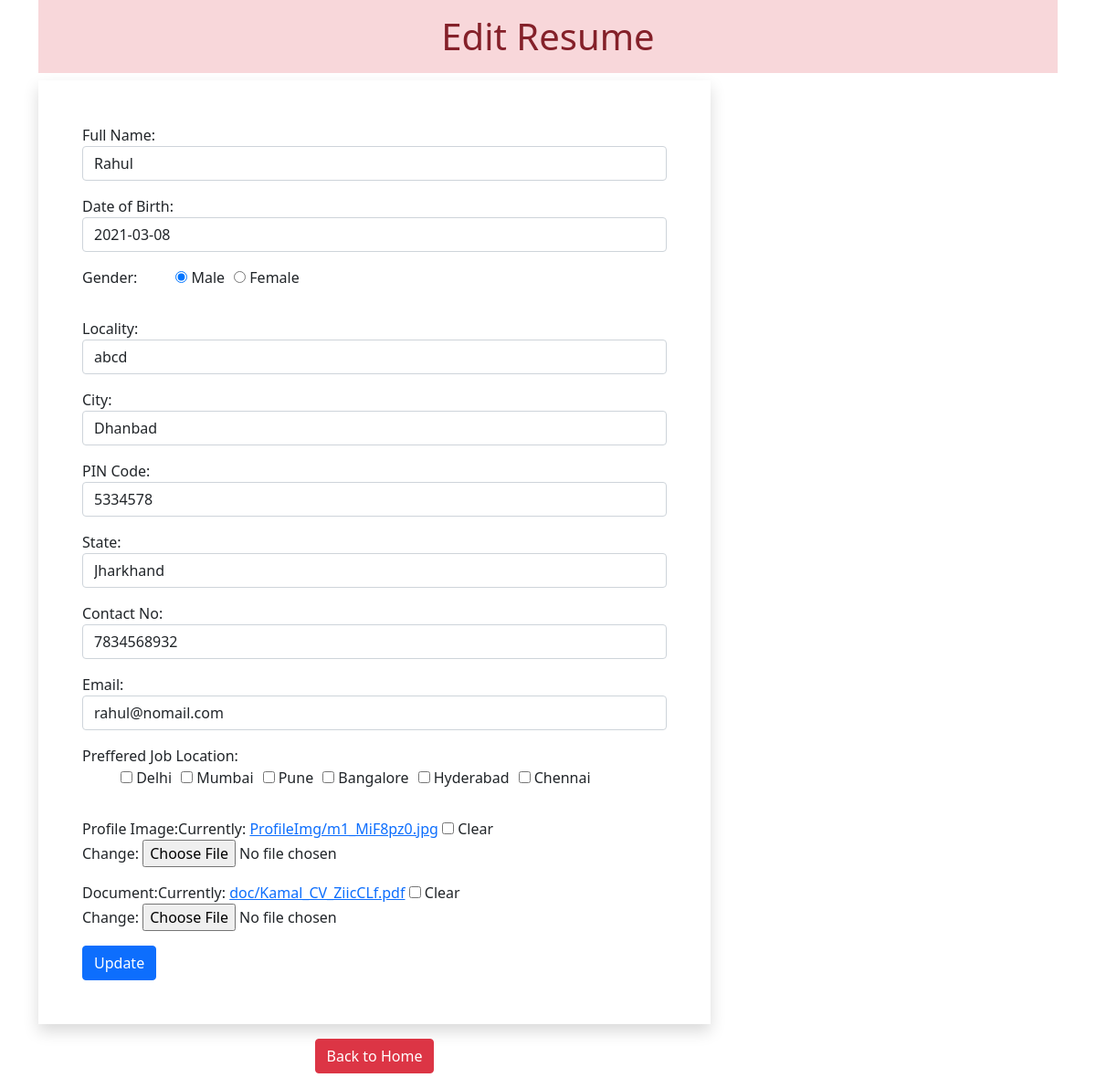
The page /accounts/edit/17 on the database its author committed.
### myapp/models.py (models this page shows)
class Resume(models.Model):
    name = models.CharField(max_length=70)
    dob = models.DateField(auto_now=False, auto_now_add=False)
    gender = models.CharField(max_length=20)
    locality = models.CharField(max_length=100)
    city = models.CharField(max_length=50)
    pin = models.PositiveIntegerField()
    state = models.CharField(choices=STATE_CHOICES, max_length=50)
    mobile = models.PositiveIntegerField()
    email = models.EmailField()
    job_city = models.CharField(max_length=100, null=True)
    prfile_image = models.ImageField(upload_to='ProfileImg', blank=True)
    my_file = models.FileField(upload_to='doc', blank=True)

### myapp/views.py (the view, shortened to what this page needs)
# urls.py: path('edit/<int:pk>', views.CandidateUpdate.as_view(), name='editcandidate'),
class CandidateUpdate(View):
    def get(self, request, pk):
        id = pk
        candidate = Resume.objects.get(id=id)
        form = ResumeForm(instance=candidate)
        return render(request,'myapp/candidate_update.html',{'form':form})

### myapp/templates/myapp/candidate_update.html (shortened to what this page needs)
<!doctype html>
{% load static %}
<html lang="en">
<head>
  <link href="https://cdn.jsdelivr.net/npm/bootstrap@5.0.0-beta2/dist/css/bootstrap.min.css" rel="stylesheet">
  <link rel="stylesheet" href="//code.jquery.com/ui/1.12.1/themes/base/jquery-ui.css">
  <link rel = "stylesheet" href = " {% static 'myapp/css/style.css' %}" >
</head>
<body>
    <div class="container" mb-5>
        <h1 class="alert-danger text-center p-3">Edit Resume</h1>
        <div class="row">
            <div class="col-sm-8">
                <form method="POST" action="" enctype="multipart/form-data" class="shadow p-5" novalidate>
                    {% for fm in form %}
                        <div class="form-group mb-3">
                            {{fm.label_tag}}{{fm}}
                        </div>
                    {% endfor %}
                    <input type="submit" value ="Update" class = "btn btn-primary">
                </form>
                <div class="text-center p-3">
                    <a href ="{% url 'dashboard' %}" class="btn btn-danger">Back to Home</a>
        </div>
    </div>
</body>
</html>

### myapp/static/myapp/css/style.css (style rules this page uses)
#id_gender, #id_job_city { list-style-type: none; display: inline-flex; }
#id_gender > li { padding-left: 10px; }
#id_job_city > li { padding-left: 10px; }

### rows shown on the page
Resume: form "Rahul" "2021-03-08" "☑ Gender: ☐ Female" "abcd" "Dhanbad" "5334578" "Jharkhand" "7834568932" "rahul@nomail.com" "☐ ☐ ☐ ☐ ☐ ☐"

### other values the page prints
{{ fm.label_tag }} "Full Name:" "Date of Birth:" "Gender:" "Locality:" "City:" "PIN Code:" "State:" "Contact No:" "Email:" "Preffered Job Location:" "Profile Image:" "Document:"
